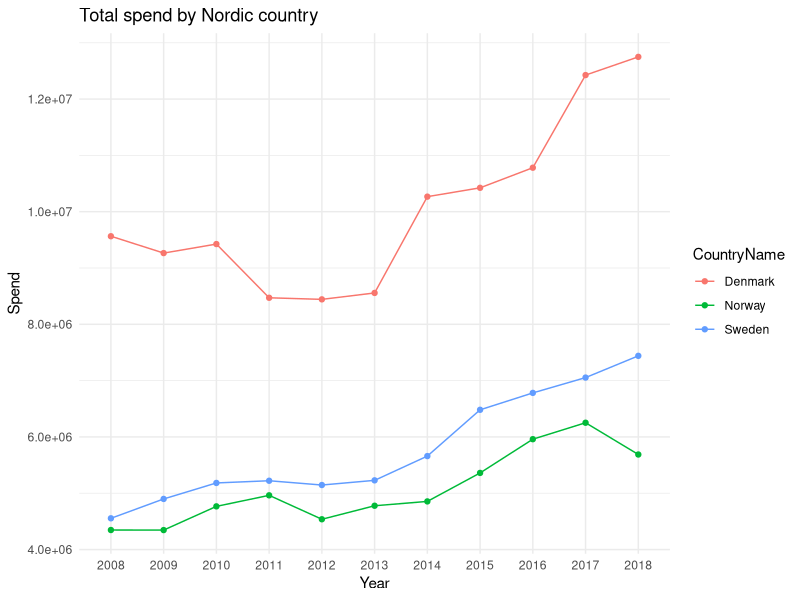
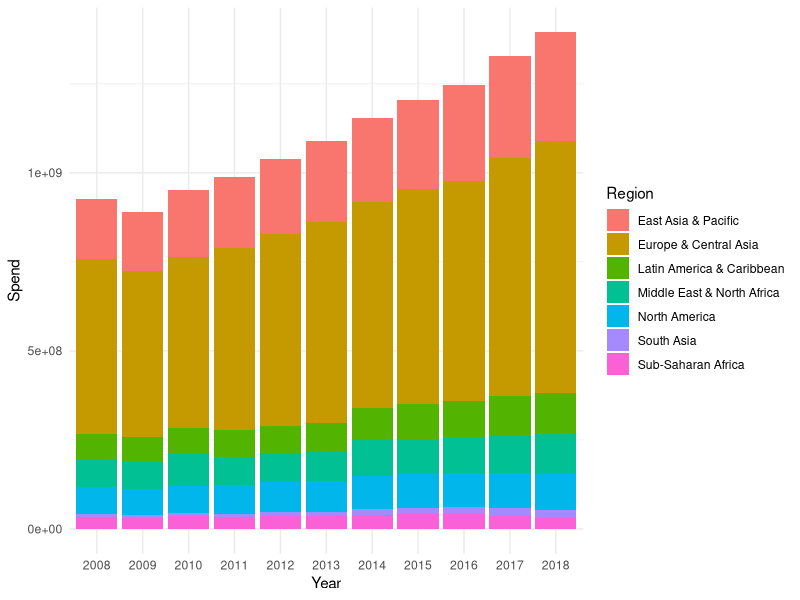

Recreate these plots in R, in order. (Note: this script raises an error after producing the figures.)
# IDA Webinar
# Tue Hellstern
# 25-11-2020

# Pakker
# install.packages("readxl")
# install.packages("dplyr")
# install.packages("tidyr")
# install.packages("ggplot2")
# install.packages("officer")

library(readxl)
library(dplyr)
library(tidyr)
library(ggplot2)
library(officer)

# *************************
# Data import
# *************************

TourismeSpend <- read_excel("tourism.xlsx",
                            sheet = "Data",
                            skip = 3)


TourismeMetaData <- read_excel("tourism.xlsx",
                               sheet = "MetadataCountries",
                               range = cell_cols("A:C"))

# *************************
# Data tilpas
# *************************

# Kun 2008 til 2018
TourismeSpend <- TourismeSpend %>% 
  select(1:2, as.numeric(53:63)) %>% 
  rename(CountryName = "Country Name", CountryCode = "Country Code")

TourismeSpendList <- TourismeSpend %>% 
  gather(Year, Spend, "2008":"2018") %>% 
  drop_na()

TourismeMetaData <- TourismeMetaData %>% 
  rename(CountryCode = "Country Code") %>% 
  drop_na()

# *************************
# Data Join
# *************************
TourismeSpendRegion <- TourismeSpendList %>% 
  left_join(TourismeMetaData, by = c("CountryCode" = "CountryCode")) %>% 
  select("CountryName", "Region", "Year", "Spend") %>% 
  drop_na() %>% 
  group_by(Region, Year) %>% 
  summarise(Spend = sum(Spend)) %>% 
  arrange(desc(Spend))

NordicSpend <- TourismeSpend %>% 
  filter(CountryName %in% c("Denmark", "Sweden", "Norway"))

NordicSpendList <- NordicSpend %>% 
  gather(Year, Spend, "2008":"2018")

TourismeSpendRegionYear <- TourismeSpendList %>% 
  left_join(TourismeMetaData, by = c("CountryCode" = "CountryCode")) %>% 
  select ("CountryName", "Region", "Year", "Spend") %>% 
  drop_na() %>% 
  group_by(Region, Year) %>% 
  summarise(Spend = sum(Spend)) %>% 
  arrange(desc(Spend))

# *************************
# Data Plot
# *************************

# Line
NordicPlot <- ggplot(data = NordicSpendList, aes(x=Year, y=Spend, group=CountryName)) +
  geom_line(aes(color=CountryName)) +
  geom_point(aes(color=CountryName)) +
  ggtitle("Total spend by Nordic country") +
  theme_minimal()

NordicPlot

TourismeSpendRegionYearPlot <- ggplot(data=TourismeSpendRegionYear, aes(x=Year, y=Spend, fill=Region)) +
  geom_bar(stat = "identity") +
  theme_minimal()

TourismeSpendRegionYearPlot


# *****************************************************************
# PowerPoint
# *****************************************************************

# Opret PowerPoint objekt
PowerPointTourisme <- read_pptx()

PowerPointTourisme <- PowerPointTourisme %>%
  # Titel slide
  add_slide(layout = "Title Only", master = "Office Theme") %>% 
  ph_with(value = "Tourisme spend", location = ph_location_type(type = "title")) %>% 
  ph_with(value = "Tue Hellstern", location = ph_location_type(type = "ftr")) %>% 
  
  # Slide Plot
  add_slide(layout = "Title and Content") %>% 
  ph_with(value = "Spend by region", location = ph_location_type(type = "title")) %>%
  ph_with(value = TourismeSpendRegionYearPlot, location = ph_location_type(type = "body")) %>% 
  
  # Slide Plot
  add_slide(layout = "Title and Content") %>% 
  ph_with(value = "Spend by nordic country", location = ph_location_type(type = "title")) %>%
  ph_with(value = NordicPlot, location = ph_location_type(type = "body"))

# Gem PowerPoint
print(PowerPointTourisme, target = paste("Tourisme", format(Sys.Date(), "%d-%m-%Y"), ".pptx"))
